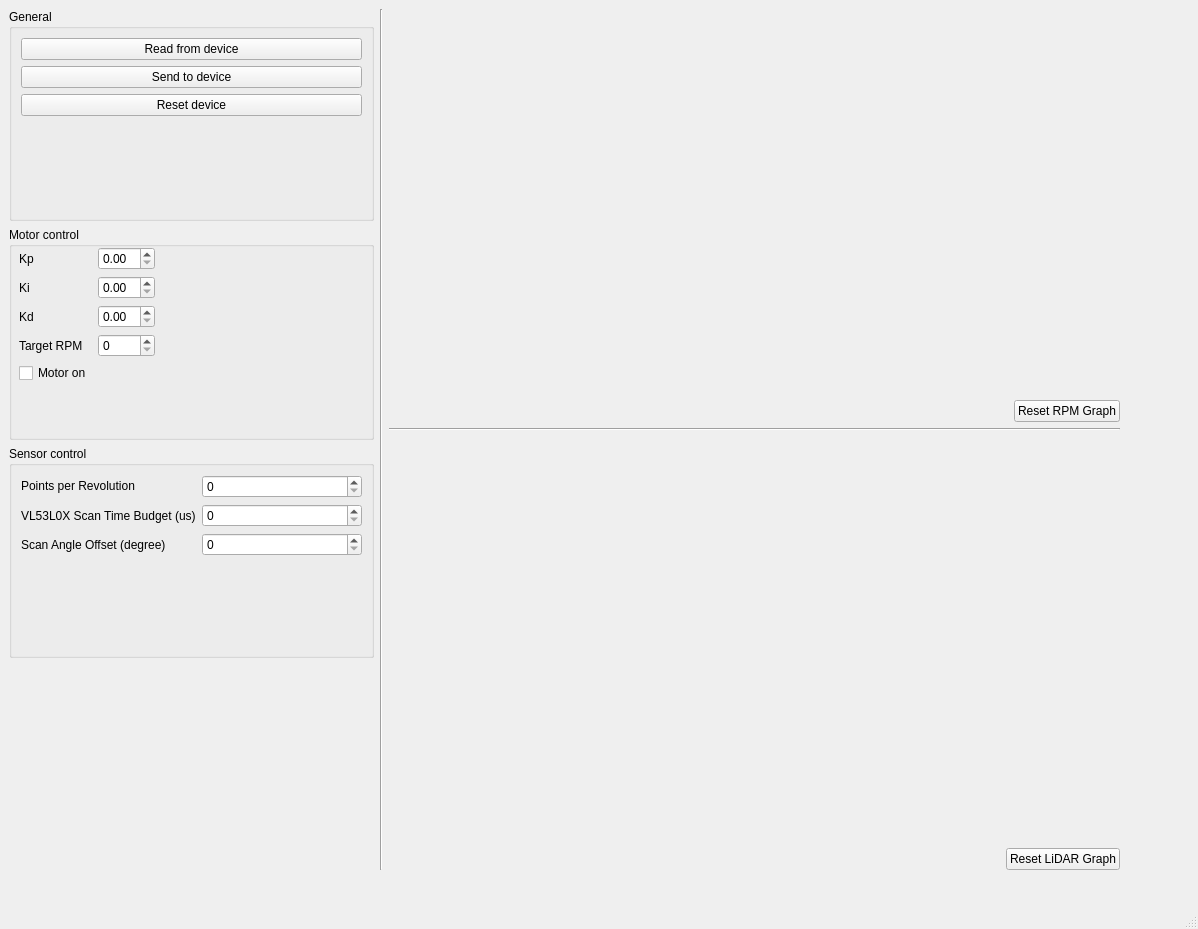
<?xml version="1.0" encoding="UTF-8"?>
<ui version="4.0">
 <class>MainWindow</class>
 <widget class="QMainWindow" name="MainWindow">
  <property name="geometry">
   <rect>
    <x>0</x>
    <y>0</y>
    <width>1198</width>
    <height>929</height>
   </rect>
  </property>
  <property name="windowTitle">
   <string>Pico LiDAR</string>
  </property>
  <widget class="QWidget" name="centralwidget">
   <widget class="QWidget" name="horizontalLayoutWidget">
    <property name="geometry">
     <rect>
      <x>9</x>
      <y>9</y>
      <width>1111</width>
      <height>861</height>
     </rect>
    </property>
    <layout class="QHBoxLayout" name="horizontalLayout_2" stretch="1,0,2">
     <item>
      <layout class="QVBoxLayout" name="controls" stretch="1,1,1,1">
       <item>
        <widget class="QGroupBox" name="groupBox_general_control">
         <property name="title">
          <string>General</string>
         </property>
         <layout class="QVBoxLayout" name="verticalLayout_3">
          <item>
           <layout class="QFormLayout" name="layout_general_control">
            <item row="3" column="0">
             <spacer name="verticalSpacer_2">
              <property name="orientation">
               <enum>Qt::Vertical</enum>
              </property>
              <property name="sizeHint" stdset="0">
               <size>
                <width>20</width>
                <height>40</height>
               </size>
              </property>
             </spacer>
            </item>
            <item row="2" column="0" colspan="2">
             <widget class="QPushButton" name="btn_reset_device">
              <property name="minimumSize">
               <size>
                <width>75</width>
                <height>0</height>
               </size>
              </property>
              <property name="layoutDirection">
               <enum>Qt::LeftToRight</enum>
              </property>
              <property name="text">
               <string>Reset device</string>
              </property>
             </widget>
            </item>
            <item row="1" column="0" colspan="2">
             <widget class="QPushButton" name="btn_send_to_device">
              <property name="text">
               <string>Send to device</string>
              </property>
             </widget>
            </item>
            <item row="0" column="0" colspan="2">
             <widget class="QPushButton" name="btn_read_from_device">
              <property name="text">
               <string>Read from device</string>
              </property>
             </widget>
            </item>
           </layout>
          </item>
         </layout>
        </widget>
       </item>
       <item>
        <widget class="QGroupBox" name="groupBox_motor_control">
         <property name="enabled">
          <bool>true</bool>
         </property>
         <property name="sizePolicy">
          <sizepolicy hsizetype="Preferred" vsizetype="Preferred">
           <horstretch>0</horstretch>
           <verstretch>0</verstretch>
          </sizepolicy>
         </property>
         <property name="title">
          <string>Motor control</string>
         </property>
         <property name="flat">
          <bool>false</bool>
         </property>
         <property name="checkable">
          <bool>false</bool>
         </property>
         <widget class="QWidget" name="gridLayoutWidget">
          <property name="geometry">
           <rect>
            <x>10</x>
            <y>20</y>
            <width>136</width>
            <height>176</height>
           </rect>
          </property>
          <layout class="QFormLayout" name="layout_motor_control">
           <item row="0" column="0">
            <widget class="QLabel" name="label_Kp">
             <property name="text">
              <string>Kp</string>
             </property>
            </widget>
           </item>
           <item row="1" column="0">
            <widget class="QLabel" name="label_Ki">
             <property name="text">
              <string>Ki</string>
             </property>
            </widget>
           </item>
           <item row="2" column="0">
            <widget class="QLabel" name="label_Kd">
             <property name="text">
              <string>Kd</string>
             </property>
            </widget>
           </item>
           <item row="3" column="0">
            <widget class="QLabel" name="label_target_rpm">
             <property name="text">
              <string>Target RPM</string>
             </property>
            </widget>
           </item>
           <item row="3" column="1">
            <widget class="QSpinBox" name="spinBox_tgt_rpm">
             <property name="maximum">
              <number>10000</number>
             </property>
            </widget>
           </item>
           <item row="4" column="0">
            <widget class="QCheckBox" name="checkBox_motor_on">
             <property name="text">
              <string>Motor on</string>
             </property>
            </widget>
           </item>
           <item row="5" column="0">
            <spacer name="verticalSpacer">
             <property name="orientation">
              <enum>Qt::Vertical</enum>
             </property>
             <property name="sizeHint" stdset="0">
              <size>
               <width>20</width>
               <height>40</height>
              </size>
             </property>
            </spacer>
           </item>
           <item row="0" column="1">
            <widget class="QDoubleSpinBox" name="doubleSpinBox_kp">
             <property name="singleStep">
              <double>0.050000000000000</double>
             </property>
            </widget>
           </item>
           <item row="1" column="1">
            <widget class="QDoubleSpinBox" name="doubleSpinBox_ki">
             <property name="singleStep">
              <double>0.050000000000000</double>
             </property>
            </widget>
           </item>
           <item row="2" column="1">
            <widget class="QDoubleSpinBox" name="doubleSpinBox_kd">
             <property name="singleStep">
              <double>0.050000000000000</double>
             </property>
            </widget>
           </item>
          </layout>
         </widget>
        </widget>
       </item>
       <item>
        <widget class="QGroupBox" name="groupBox_sensor_control">
         <property name="title">
          <string>Sensor control</string>
         </property>
         <layout class="QFormLayout" name="formLayout_3">
          <item row="0" column="0" colspan="2">
           <layout class="QFormLayout" name="layout_sensor_control">
            <item row="1" column="1">
             <widget class="QSpinBox" name="spinBox_vl53l0x_budget"/>
            </item>
            <item row="2" column="1">
             <widget class="QSpinBox" name="spinBox_angle_offset">
              <property name="maximum">
               <number>359</number>
              </property>
             </widget>
            </item>
            <item row="0" column="1">
             <widget class="QSpinBox" name="spinBox_points_per_rev"/>
            </item>
            <item row="0" column="0">
             <widget class="QLabel" name="label_points_per_rev">
              <property name="text">
               <string>&lt;html&gt;&lt;head/&gt;&lt;body&gt;&lt;p&gt;Points per Revolution&lt;/p&gt;&lt;/body&gt;&lt;/html&gt;</string>
              </property>
             </widget>
            </item>
            <item row="1" column="0">
             <widget class="QLabel" name="label_vl53l0x_budget">
              <property name="text">
               <string>VL53L0X Scan Time Budget (us)</string>
              </property>
             </widget>
            </item>
            <item row="2" column="0">
             <widget class="QLabel" name="label_angle_offset">
              <property name="text">
               <string>Scan Angle Offset (degree)</string>
              </property>
             </widget>
            </item>
           </layout>
          </item>
         </layout>
        </widget>
       </item>
       <item>
        <spacer name="verticalSpacer_3">
         <property name="orientation">
          <enum>Qt::Vertical</enum>
         </property>
         <property name="sizeHint" stdset="0">
          <size>
           <width>20</width>
           <height>40</height>
          </size>
         </property>
        </spacer>
       </item>
      </layout>
     </item>
     <item>
      <widget class="Line" name="line">
       <property name="orientation">
        <enum>Qt::Vertical</enum>
       </property>
      </widget>
     </item>
     <item>
      <layout class="QVBoxLayout" name="graphs" stretch="2,0,1,0,2,0">
       <item>
        <widget class="MplCanvas" name="plot_rpm" native="true"/>
       </item>
       <item alignment="Qt::AlignRight">
        <widget class="QPushButton" name="btn_rpm_plot_reset">
         <property name="sizePolicy">
          <sizepolicy hsizetype="Maximum" vsizetype="Fixed">
           <horstretch>0</horstretch>
           <verstretch>0</verstretch>
          </sizepolicy>
         </property>
         <property name="layoutDirection">
          <enum>Qt::LeftToRight</enum>
         </property>
         <property name="text">
          <string>Reset RPM Graph</string>
         </property>
        </widget>
       </item>
       <item>
        <widget class="Line" name="line_2">
         <property name="orientation">
          <enum>Qt::Horizontal</enum>
         </property>
        </widget>
       </item>
       <item>
        <spacer name="horizontalSpacer">
         <property name="orientation">
          <enum>Qt::Horizontal</enum>
         </property>
         <property name="sizeHint" stdset="0">
          <size>
           <width>40</width>
           <height>20</height>
          </size>
         </property>
        </spacer>
       </item>
       <item>
        <widget class="MplCanvas" name="plot_lidar" native="true"/>
       </item>
       <item alignment="Qt::AlignRight">
        <widget class="QPushButton" name="btn_lidar_plot_reset">
         <property name="sizePolicy">
          <sizepolicy hsizetype="Fixed" vsizetype="Fixed">
           <horstretch>0</horstretch>
           <verstretch>0</verstretch>
          </sizepolicy>
         </property>
         <property name="text">
          <string>Reset LiDAR Graph</string>
         </property>
        </widget>
       </item>
      </layout>
     </item>
    </layout>
   </widget>
  </widget>
  <widget class="QMenuBar" name="menubar">
   <property name="geometry">
    <rect>
     <x>0</x>
     <y>0</y>
     <width>1198</width>
     <height>22</height>
    </rect>
   </property>
  </widget>
  <widget class="QStatusBar" name="statusbar"/>
 </widget>
 <customwidgets>
  <customwidget>
   <class>MplCanvas</class>
   <extends>QWidget</extends>
   <header location="global">mplcanvas</header>
   <container>1</container>
  </customwidget>
 </customwidgets>
 <tabstops>
  <tabstop>doubleSpinBox_kp</tabstop>
  <tabstop>doubleSpinBox_ki</tabstop>
  <tabstop>doubleSpinBox_kd</tabstop>
  <tabstop>spinBox_tgt_rpm</tabstop>
  <tabstop>checkBox_motor_on</tabstop>
 </tabstops>
 <resources/>
 <connections/>
</ui>
